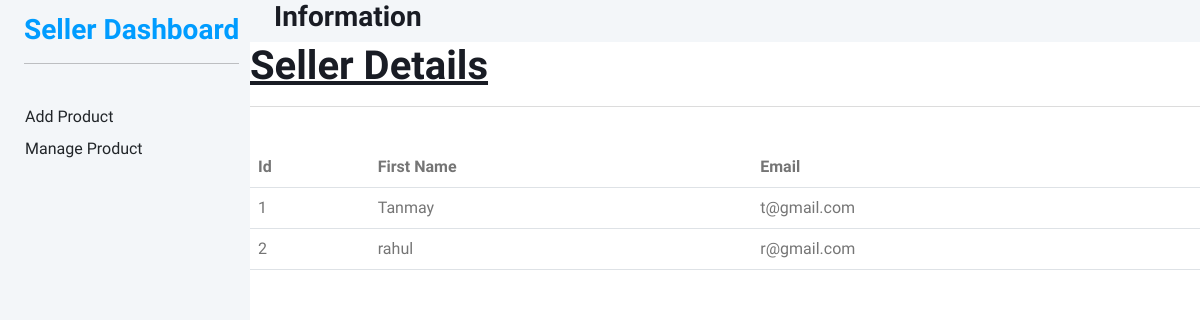
The page /sellerapp/sellerindex/ on the database its author committed.
### sellerapp/models.py (models this page shows)
class Seller(models.Model):
    first_name = models.CharField(max_length=30)
    Email = models.EmailField(unique=True)
    password = models.CharField(max_length=30)

### sellerapp/views.py (the view)
# urls.py: path('sellerindex/',views.sellerindex,name='sellerindex'),
def sellerindex(request):
    sellerdetails = Seller.objects.all()
    return render(request, 'sellerindex.html', {'sellerlist': sellerdetails})

### sellerapp/templates/sellerindex.html (shortened to what this page needs)
{% load static %}
<!DOCTYPE html>
<html lang="en">
<head>
    <link href="https://cdnjs.cloudflare.com/ajax/libs/font-awesome/5.10.0/css/all.min.css" rel="stylesheet">
    <link href="https://cdn.jsdelivr.net/npm/bootstrap-icons@1.4.1/font/bootstrap-icons.css" rel="stylesheet">
    <link href="{% static '/sellerdashboard/lib/owlcarousel/assets/owl.carousel.min.css' %}" rel="stylesheet">
    <link href="{% static '/sellerdashboard/lib/tempusdominus/css/tempusdominus-bootstrap-4.min.css' %}"
        rel="stylesheet" />
    <link href="{% static '/sellerdashboard/css/bootstrap.min.css' %}" rel="stylesheet">
    <link href="{% static '/sellerdashboard/css/style.css' %}" rel="stylesheet">
</head>
<body>
    <div class="container-xxl position-relative bg-white d-flex p-0">
        <div class="sidebar pe-4 pb-3">
            <nav class="navbar bg-light navbar-light">
                <a href="#" class="navbar-brand mx-4 mb-3">
                    <h3 class="text-primary">Seller Dashboard</h3>
                    <hr>
                </a>
                <div class="navbar-nav w-100">
                    <a href="{% url 'addproduct' %}" class="dropdown-item">Add Product</a>
                    <a href="{% url 'manageproduct' %}" class="dropdown-item">Manage Product</a>
                        </div>
                    </div>
                </div>
        <div class="content">
            <nav class="navbar navbar-expand bg-light navbar-light sticky-top px-4 py-0">
                <h3>Information</h3>
            </nav>
            <div class="info">
                <div class="prolist">
                    <h1><u>Seller Details</u></h1>
                    <hr>
                    <br>
                    <table class="table">
                        <tr>
                            <th>Id</th>
                            <th>First Name</th>
                            <th>Email</th>
                        </tr>
                        {% for sellerdetails in sellerlist %}
                        <tr>
                            <td>{{sellerdetails.id}}</td>
                            <td>{{sellerdetails.first_name}}</td>
                            <td>{{sellerdetails.Email}}</td>
                        </tr>
                        {% endfor %}
                    </table>
                </div>
            </div>
</body>

### sellerapp/static/sellerdashboard/css/style.css (style rules this page uses)
:root { --primary: #009CFF; --light: #F3F6F9; --dark: #191C24; }
.sidebar { position: fixed; top: 0; left: 0; bottom: 0; width: 250px; height: 100vh; overflow-y: auto; background: var(--light); transition: 0.5s; z-index: 999; }
.content { margin-left: 250px; min-height: 100vh; background: #FFFFFF; transition: 0.5s; }
@media (min-width: 992px) { .sidebar { margin-left: 0; } }
@media (min-width: 992px) { .content { width: calc(100% - 250px); } }
.sidebar .navbar .dropdown-item { padding-left: 25px; border-radius: 0 30px 30px 0; }

### rows shown on the page
Seller: id "1", first_name "Tanmay", Email "t@gmail.com"
Seller: id "2", first_name "rahul", Email "r@gmail.com"
